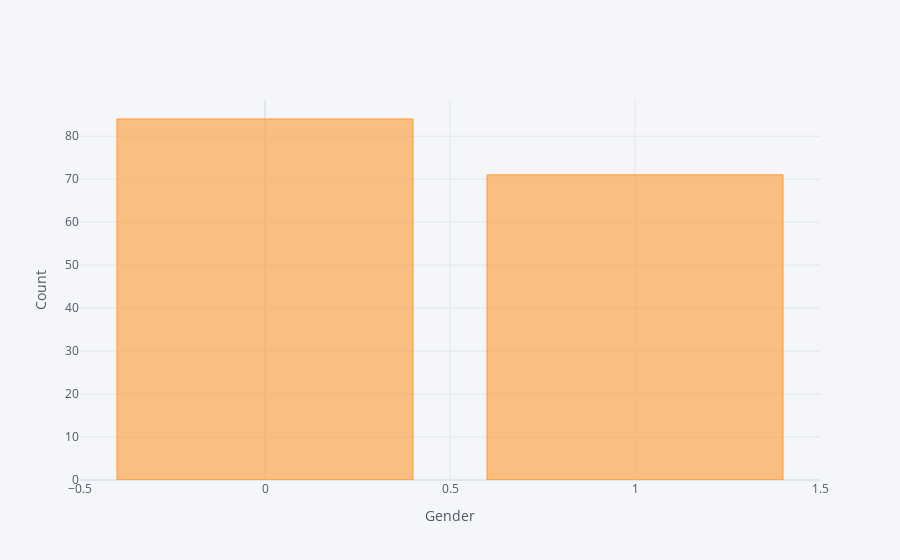

The notebook cell this image was saved under:
### Code cell
df_labels['Gender'].value_counts().iplot(kind='bar', xaxis_title="Gender", yaxis_title="Count")

### Figure 1 — Plotly figure (JSON) as saved in the notebook; plotly's stock layout.template omitted (floating-point values rounded to 4 significant figures)
{"data": [{"marker": {"color": "rgba(255, 153, 51, 0.6)", "line": {"color": "rgba(255, 153, 51, 1.0)", "width": 1}}, "name": "Gender", "orientation": "v", "text": "", "type": "bar", "x": [0, 1], "y": [84, 71]}], "layout": {"legend": {"bgcolor": "#F5F6F9", "font": {"color": "#4D5663"}}, "paper_bgcolor": "#F5F6F9", "plot_bgcolor": "#F5F6F9", "title": {"font": {"color": "#4D5663"}}, "xaxis": {"gridcolor": "#E1E5ED", "showgrid": true, "tickfont": {"color": "#4D5663"}, "title": {"font": {"color": "#4D5663"}, "text": "Gender"}, "zerolinecolor": "#E1E5ED"}, "yaxis": {"gridcolor": "#E1E5ED", "showgrid": true, "tickfont": {"color": "#4D5663"}, "title": {"font": {"color": "#4D5663"}, "text": "Count"}, "zerolinecolor": "#E1E5ED"}}}
